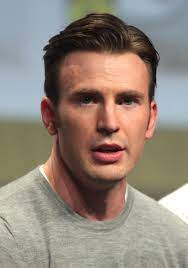
#> input picture actors_train/CE/download (1).jpeg, 188 x 268 px; its folder holds only this picture in this run
$ python face_recognition_train.py
#> lines starting #> are read from the running program, lines starting #| are printed output that depends on the picture
import os
import cv2 as cv
import numpy as np

cwd=os.getcwd()
dir_name=r'actors_train'
path_train=os.path.join(cwd,dir_name)

face_cascade=cv.CascadeClassifier(r'haar_cascade_face.xml')

actors=[]

for dir in os.listdir(path_train):
    actors.append(dir)
#> pass 2 of the loop `for dir in os.listdir(path_train):`:

print(actors)

images=[]
labels=[]

def train():
    for actor in actors:
        path_ac=os.path.join(path_train,actor)
        label=actors.index(actor)

        for img in os.listdir(path_ac):
            path_img=os.path.join(path_ac,img)

            im=cv.imread(path_img,0)
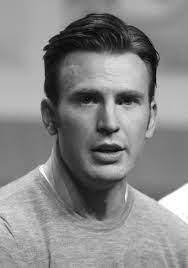
#> im: shape (268, 188); min 0, max 255, mean 136.2
            rect_coords=face_cascade.detectMultiScale(im,1.2,5)
#> rect_coords = [[50, 55, 115, 115]]

            for (x,y,w,h) in rect_coords:
                images.append(im[y:y+h,x:x+w])
                labels.append(label)
#> this loop made 1 pass
#> after the loop, images = 1 item; labels = [0]
#> pass 2 of the loop in train, `for actor in actors:`:
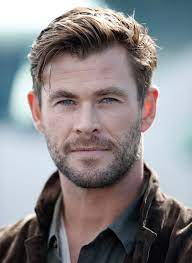
#> input picture actors_train/CH/download (1).jpeg, 192 x 263 px
#> in train, `im=cv.imread(path_img,0)`:
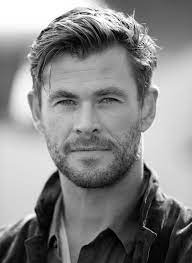
#> im: shape (263, 192); min 0, max 255, mean 134.3
#> rect_coords = [[29, 55, 118, 118]]
#> the loop in train, `for (x,y,w,h) in rect_coords:` made 1 pass
#> after the loop in train, `for (x,y,w,h) in rect_coords:`: images = 2 items; labels = [0, 1]

train()
# print(f'Total train data is {len(images)} ={len(labels)}')
# print(labels)

face_recog=cv.face.LBPHFaceRecognizer_create()

# train
images=np.array(images,dtype='object')
labels=np.array(labels)
face_recog.train(images,labels)

face_recog.save('trained.yml')
np.save('images_of_faces_only.npy',images)
np.save('labels.npy',labels)


#
#
